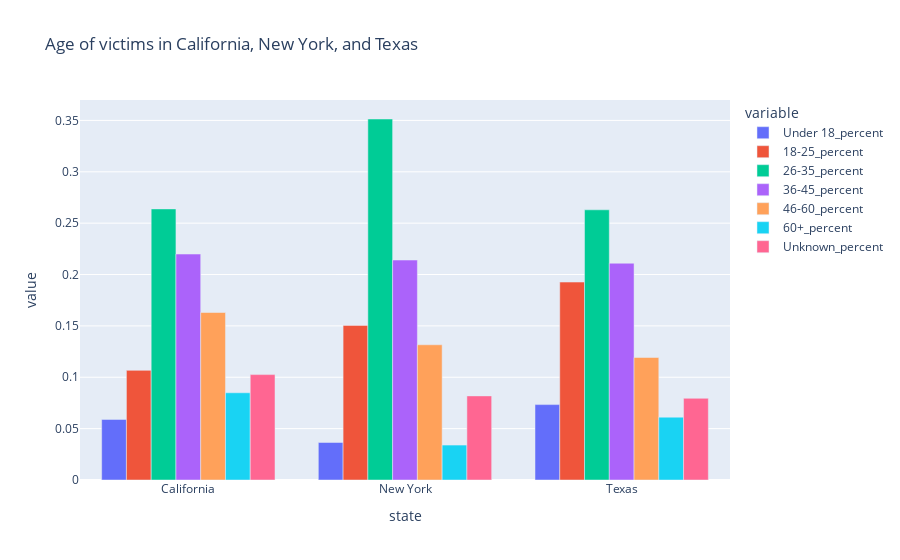

Here is the notebook cell this chart was saved with:
### Code cell
data_age['total'] = data_age[['Under 18', '18-25', '26-35', '36-45', '46-60', '60+', 'Unknown']].sum(axis = 1)

#same thing as above but for age
data_age['Under 18_percent'] = data_age['Under 18']/data_age['total']
data_age['18-25_percent'] = data_age['18-25']/data_age['total']
data_age['26-35_percent'] = data_age['26-35']/data_age['total']
data_age['36-45_percent'] = data_age['36-45']/data_age['total']
data_age['46-60_percent'] = data_age['46-60']/data_age['total']
data_age['60+_percent'] = data_age['60+']/data_age['total']
data_age['Unknown_percent'] = data_age['Unknown']/data_age['total']

# bar plot for age
_fig = px.bar(data_age, x = 'state', y = ['Under 18_percent', '18-25_percent', '26-35_percent', '36-45_percent', '46-60_percent', '60+_percent', 'Unknown_percent'], barmode = 'group', title = 'Age of victims in California, New York, and Texas')
_fig.show()

### Figure 1 — Plotly figure (JSON) as saved in the notebook; plotly's stock layout.template omitted (floating-point values rounded to 4 significant figures)
{"data": [{"alignmentgroup": "True", "hovertemplate": "variable=Under 18_percent<br>state=%{x}<br>value=%{y}<extra></extra>", "legendgroup": "Under 18_percent", "marker": {"color": "#636efa", "pattern": {"shape": ""}}, "name": "Under 18_percent", "offsetgroup": "Under 18_percent", "orientation": "v", "showlegend": true, "textposition": "auto", "type": "bar", "x": ["California", "New York", "Texas"], "xaxis": "x", "y": [0.05896, 0.03652, 0.07339], "yaxis": "y"}, {"alignmentgroup": "True", "hovertemplate": "variable=18-25_percent<br>state=%{x}<br>value=%{y}<extra></extra>", "legendgroup": "18-25_percent", "marker": {"color": "#EF553B", "pattern": {"shape": ""}}, "name": "18-25_percent", "offsetgroup": "18-25_percent", "orientation": "v", "showlegend": true, "textposition": "auto", "type": "bar", "x": ["California", "New York", "Texas"], "xaxis": "x", "y": [0.1067, 0.1505, 0.1927], "yaxis": "y"}, {"alignmentgroup": "True", "hovertemplate": "variable=26-35_percent<br>state=%{x}<br>value=%{y}<extra></extra>", "legendgroup": "26-35_percent", "marker": {"color": "#00cc96", "pattern": {"shape": ""}}, "name": "26-35_percent", "offsetgroup": "26-35_percent", "orientation": "v", "showlegend": true, "textposition": "auto", "type": "bar", "x": ["California", "New York", "Texas"], "xaxis": "x", "y": [0.2639, 0.3514, 0.263], "yaxis": "y"}, {"alignmentgroup": "True", "hovertemplate": "variable=36-45_percent<br>state=%{x}<br>value=%{y}<extra></extra>", "legendgroup": "36-45_percent", "marker": {"color": "#ab63fa", "pattern": {"shape": ""}}, "name": "36-45_percent", "offsetgroup": "36-45_percent", "orientation": "v", "showlegend": true, "textposition": "auto", "type": "bar", "x": ["California", "New York", "Texas"], "xaxis": "x", "y": [0.2199, 0.2141, 0.211], "yaxis": "y"}, {"alignmentgroup": "True", "hovertemplate": "variable=46-60_percent<br>state=%{x}<br>value=%{y}<extra></extra>", "legendgroup": "46-60_percent", "marker": {"color": "#FFA15A", "pattern": {"shape": ""}}, "name": "46-60_percent", "offsetgroup": "46-60_percent", "orientation": "v", "showlegend": true, "textposition": "auto", "type": "bar", "x": ["California", "New York", "Texas"], "xaxis": "x", "y": [0.163, 0.1316, 0.1193], "yaxis": "y"}, {"alignmentgroup": "True", "hovertemplate": "variable=60+_percent<br>state=%{x}<br>value=%{y}<extra></extra>", "legendgroup": "60+_percent", "marker": {"color": "#19d3f3", "pattern": {"shape": ""}}, "name": "60+_percent", "offsetgroup": "60+_percent", "orientation": "v", "showlegend": true, "textposition": "auto", "type": "bar", "x": ["California", "New York", "Texas"], "xaxis": "x", "y": [0.08491, 0.03401, 0.06116], "yaxis": "y"}, {"alignmentgroup": "True", "hovertemplate": "variable=Unknown_percent<br>state=%{x}<br>value=%{y}<extra></extra>", "legendgroup": "Unknown_percent", "marker": {"color": "#FF6692", "pattern": {"shape": ""}}, "name": "Unknown_percent", "offsetgroup": "Unknown_percent", "orientation": "v", "showlegend": true, "textposition": "auto", "type": "bar", "x": ["California", "New York", "Texas"], "xaxis": "x", "y": [0.1026, 0.08186, 0.07951], "yaxis": "y"}], "layout": {"barmode": "group", "legend": {"title": {"text": "variable"}, "tracegroupgap": 0}, "title": {"text": "Age of victims in California, New York, and Texas"}, "xaxis": {"anchor": "y", "domain": [0, 1], "title": {"text": "state"}}, "yaxis": {"anchor": "x", "domain": [0, 1], "title": {"text": "value"}}}}
